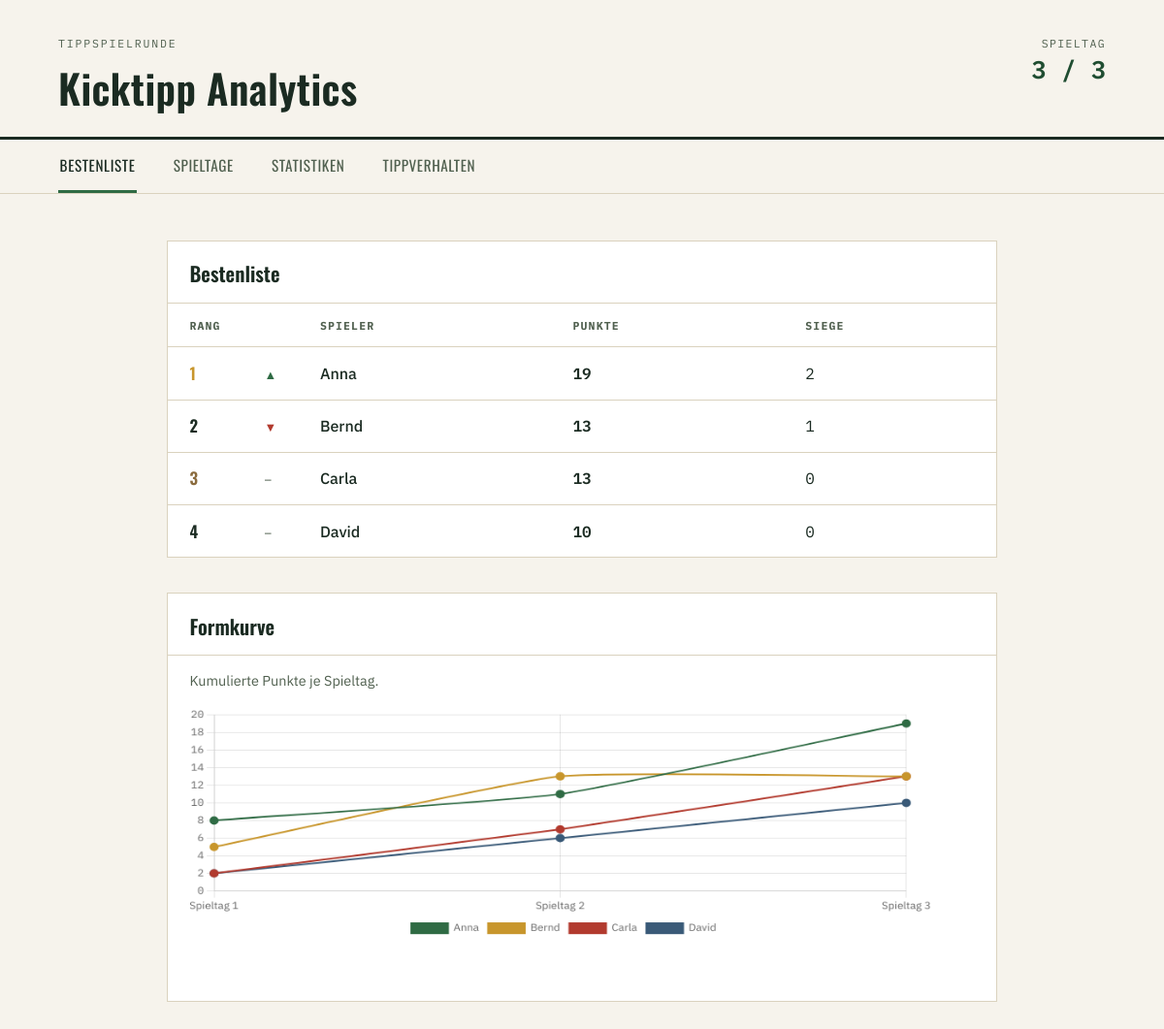
The page / on the database its author committed.
### tables this page shows
CREATE TABLE fact_ranking_snapshot (
	snapshot_id VARCHAR NOT NULL, 
	player_id VARCHAR, 
	matchday_number INTEGER NOT NULL, 
	points_this_matchday INTEGER NOT NULL, 
	is_matchday_winner BOOLEAN NOT NULL, 
	cumulative_points INTEGER NOT NULL, 
	cumulative_matchday_wins INTEGER NOT NULL, 
	rank_after_matchday INTEGER NOT NULL, 
	PRIMARY KEY (snapshot_id), 
	FOREIGN KEY(player_id) REFERENCES dim_player (player_id)
);

CREATE TABLE dim_player (
	player_id VARCHAR NOT NULL, 
	display_name VARCHAR NOT NULL, 
	PRIMARY KEY (player_id)
);

### frontend/app.py (the view)
@app.route("/")
def ranking():
    return render_template(
        "ranking.html",
        ranking=data_access.current_ranking(),
        formkurve=data_access.formkurve_series(),
    )

### frontend/app.py (called while the page is built)
@app.context_processor
def inject_globals():
    return {
        "latest_matchday": data_access.latest_matchday_number(),
        "all_matchdays": data_access.all_matchday_numbers(),
        "has_data": data_access.has_data(),
    }

### frontend/data_access.py (called while the page is built)
def has_data() -> bool:
    with get_engine().connect() as conn:
        count = conn.execute(select(func.count()).select_from(dim_player)).scalar()
        return bool(count)

def latest_matchday_number() -> int | None:
    with get_engine().connect() as conn:
        return conn.execute(select(func.max(dim_match.c.matchday_number))).scalar()

def all_matchday_numbers() -> list[int]:
    with get_engine().connect() as conn:
        rows = conn.execute(
            select(dim_match.c.matchday_number).distinct().order_by(dim_match.c.matchday_number)
        ).all()
        return [r[0] for r in rows]

### frontend/templates/ranking.html (shortened to what this page needs)
{% extends "base.html" %}
{% block content %}
<section class="panel">
  <h2 class="panel__title">Bestenliste</h2>
  <table class="ranking-table">
    <thead>
      <tr>
        <th class="rank-col">Rang</th>
        <th></th>
        <th>Spieler</th>
        <th class="num-col">Punkte</th>
        <th class="num-col">Siege</th>
      </tr>
    </thead>
    <tbody>
      {% for entry in ranking %}
      <tr class="rank-{{ entry.rank if entry.rank <= 3 else 'other' }}">
        <td class="rank-col"><span class="rank-number">{{ entry.rank }}</span></td>
        <td class="trend-col">
          {% if entry.trend == 'auf' %}<span class="trend trend--up" title="Im Ranking aufgestiegen">▲</span>
          {% elif entry.trend == 'ab' %}<span class="trend trend--down" title="Im Ranking abgestiegen">▼</span>
          {% elif entry.trend == 'neu' %}<span class="trend trend--new" title="Neu in der Wertung">neu</span>
          {% else %}<span class="trend trend--flat" title="Unverändert">–</span>{% endif %}
        </td>
        <td class="player-col">{{ entry.display_name }}</td>
        <td class="num-col points-col">{{ entry.points }}</td>
        <td class="num-col">{{ entry.matchday_wins }}</td>
      </tr>
      {% endfor %}
    </tbody>
  </table>
</section>
<section class="panel">
  <h2 class="panel__title">Formkurve</h2>
  <p class="panel__hint">Kumulierte Punkte je Spieltag.</p>
  <div class="chart-container">
    <canvas id="formkurve"></canvas>
  </div>
</section>
<script>
  const matchdays = {{ formkurve.matchdays | tojson }};
  const players = {{ formkurve.players | tojson }};
  const palette = ["#2F6B44", "#C8962C", "#B23A2E", "#3A5A78", "#7A5C9E", "#8A7F5C"];
  const datasets = Object.entries(players).map(([playerId, info], index) => ({
    label: info.display_name,
    data: matchdays.map((md) => info.points_by_matchday[md] ?? null),
    borderColor: palette[index % palette.length],
    backgroundColor: palette[index % palette.length],
    spanGaps: true,
    tension: 0.15,
    pointRadius: 4,
    borderWidth: 2,
  }));
  new Chart(document.getElementById("formkurve"), {
    type: "line",
    data: {
      labels: matchdays.map((md) => "Spieltag " + md),
      datasets: datasets,
    },
    options: {
      responsive: true,
      maintainAspectRatio: false,
      plugins: {
        legend: { position: "bottom", labels: { font: { family: "IBM Plex Sans" } } },
      },
      scales: {
        y: { beginAtZero: true, ticks: { font: { family: "IBM Plex Mono" } } },
        x: { ticks: { font: { family: "IBM Plex Sans" } } },
      },
    },
  });
</script>
{% endblock %}

### frontend/templates/base.html (shortened to what this page needs)
<!doctype html>
<html lang="de">
<head>
  <link rel="stylesheet" href="{{ url_for('static', filename='style.css') }}">
</head>
<body>
  <header class="scoreboard">
    <div class="scoreboard__brand">
      <span class="scoreboard__eyebrow">Tippspielrunde</span>
      <h1 class="scoreboard__title">Kicktipp Analytics</h1>
    </div>
    {% if latest_matchday %}
    <div class="scoreboard__status">
      <span class="scoreboard__status-label">Spieltag</span>
      <span class="scoreboard__status-value">{{ latest_matchday }} / {{ all_matchdays | length }}</span>
    </div>
    {% endif %}
  </header>
  <nav class="tabs">
    <a class="tabs__item {% if request.endpoint == 'ranking' %}is-active{% endif %}" href="{{ url_for('ranking') }}">Bestenliste</a>
    <a class="tabs__item {% if request.endpoint in ['matchday', 'matchday_index'] %}is-active{% endif %}" href="{{ url_for('matchday_index') }}">Spieltage</a>
    <a class="tabs__item {% if request.endpoint == 'statistics' %}is-active{% endif %}" href="{{ url_for('statistics') }}">Statistiken</a>
    <a class="tabs__item {% if request.endpoint in ['tip_behavior_overview', 'tip_behavior_detail'] %}is-active{% endif %}" href="{{ url_for('tip_behavior_overview') }}">Tippverhalten</a>
  </nav>
  <main class="content">
    {% if not has_data %}
      <div class="empty-state">
        <p class="empty-state__headline">Noch keine Daten vorhanden.</p>
        <p>Lauf <code>python scripts/seed_sample_data.py</code>, um das Dashboard mit Testdaten zu füllen, oder die echte Pipeline mit <code>python scheduler/run_pipeline.py</code>.</p>
      </div>
    {% else %}
      {% block content %}{% endblock %}
    {% endif %}
  </main>
</body>
</html>

### frontend/static/style.css (style rules this page uses)
:root { --paper: #F6F3EC; --ink: #1B2B22; --ink-soft: #50604F; --pitch: #2F6B44; --pitch-dark: #1F4D31; --gold: #C8962C; --cardred: #B23A2E; --blue: #3A5A78; --orange: #C4822D; --terracotta: #A85C3B; --line: #DAD2BE; --panel: #FFFFFF; --font-display: "Oswald", sans-serif; --font-body: "IBM Plex Sans", sans-serif; --font-mono: "IBM Plex Mono", monospace; }
* { box-sizing: border-box; }
body { margin: 0; background: var(--paper); color: var(--ink); font-family: var(--font-body); font-size: 16px; line-height: 1.5; }
a { color: inherit; text-decoration: none; }
.scoreboard { display: flex; align-items: baseline; justify-content: space-between; flex-wrap: wrap; gap: 1rem; padding: 2.25rem clamp(1.25rem, 5vw, 4rem) 1.25rem; border-bottom: 3px solid var(--ink); }
.scoreboard__eyebrow { display: block; font-family: var(--font-mono); font-size: 0.72rem; letter-spacing: 0.16em; text-transform: uppercase; color: var(--ink-soft); margin-bottom: 0.35rem; }
.scoreboard__title { font-family: var(--font-display); font-weight: 600; font-size: clamp(1.9rem, 4vw, 2.6rem); margin: 0; letter-spacing: 0.01em; }
.scoreboard__status { font-family: var(--font-mono); text-align: right; }
.scoreboard__status-label { display: block; font-size: 0.72rem; letter-spacing: 0.12em; text-transform: uppercase; color: var(--ink-soft); }
.scoreboard__status-value { font-size: 1.6rem; font-weight: 600; color: var(--pitch-dark); }
.tabs { display: flex; gap: clamp(1.25rem, 3vw, 2.5rem); padding: 0 clamp(1.25rem, 5vw, 4rem); border-bottom: 1px solid var(--line); background: var(--paper); position: sticky; top: 0; }
.tabs__item { font-family: var(--font-display); font-size: 0.95rem; letter-spacing: 0.04em; text-transform: uppercase; padding: 0.9rem 0.1rem; color: var(--ink-soft); border-bottom: 3px solid transparent; }
.tabs__item.is-active { color: var(--ink); border-bottom-color: var(--pitch); }
.content { max-width: 920px; margin: 0 auto; padding: clamp(1.5rem, 4vw, 3rem) clamp(1.25rem, 5vw, 2rem) 4rem; display: flex; flex-direction: column; gap: 2.25rem; }
.panel { background: var(--panel); border: 1px solid var(--line); }
.panel__title { font-family: var(--font-display); font-weight: 600; font-size: 1.3rem; margin: 0; padding: 1.1rem 1.4rem 0.9rem; border-bottom: 1px solid var(--line); }
.panel__hint { margin: 0.9rem 1.4rem 0; color: var(--ink-soft); font-size: 0.9rem; }
.chart-container { position: relative; height: 320px; width: 100%; padding: 1rem 1.4rem 1.4rem; }
.chart-container canvas { position: absolute !important; inset: 0; padding: 1rem 1.4rem 1.4rem; box-sizing: border-box; }
.ranking-table { width: 100%; border-collapse: collapse; }
.ranking-table th, .ranking-table td { padding: 0.85rem 1.4rem; text-align: left; border-bottom: 1px solid var(--line); }
.ranking-table thead th { font-family: var(--font-mono); font-size: 0.72rem; letter-spacing: 0.1em; text-transform: uppercase; color: var(--ink-soft); }
.ranking-table tbody tr:last-child td { border-bottom: none; }
.num-col { font-family: var(--font-mono); text-align: right; }
.rank-col { width: 2.5rem; text-align: center; }
.trend-col { width: 2rem; text-align: center; }
.player-col { font-weight: 500; }
.points-col { font-weight: 600; }
.rank-number { font-family: var(--font-display); font-weight: 600; font-size: 1.05rem; }
.rank-1 .rank-number { color: var(--gold); }
.rank-2 .rank-number { color: var(--ink); }
.rank-3 .rank-number { color: #8A6B3D; }
.trend { font-size: 0.8rem; }
.trend--up { color: var(--pitch); }
.trend--down { color: var(--cardred); }
.trend--flat { color: var(--ink-soft); }

### rows shown on the page
fact_ranking_snapshot: rank "1", display_name "Anna", points "19", matchday_wins "2"
fact_ranking_snapshot: rank "2", display_name "Bernd", points "13", matchday_wins "1"
fact_ranking_snapshot: rank "3", display_name "Carla", points "13", matchday_wins "0"
fact_ranking_snapshot: rank "4", display_name "David", points "10", matchday_wins "0"

### other values the page prints
{{ latest_matchday }} "3"
{{ all_matchdays | length }} "3"
